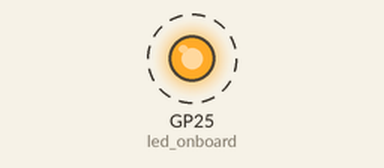
Bench run of a program on a simulated Raspberry Pi Pico running MicroPython. Parts: output pins drawn as LEDs (lit = HIGH). Dashed ring = blinking.

Above: at 0.1 s.
Timing chart, 0 to 3.0 s (numbered marks = the images above):
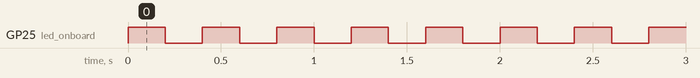

Measured:
- by itself, GP25 (led_onboard): alternates HIGH for 0.20 s and LOW for 0.20 s

The program:

blinky.py
```python
import machine
import utime

# On-board LED is on GP25
led_onboard = machine.Pin(25, machine.Pin.OUT)

# Infinite Loop
while True:
    led_onboard.value(1) # Set the LED to ON
    utime.sleep(0.2)     # Delay 200 mS
    led_onboard.value(0) # Set the LED to OFF
    utime.sleep(0.2)     # Delay 200 mS
```
